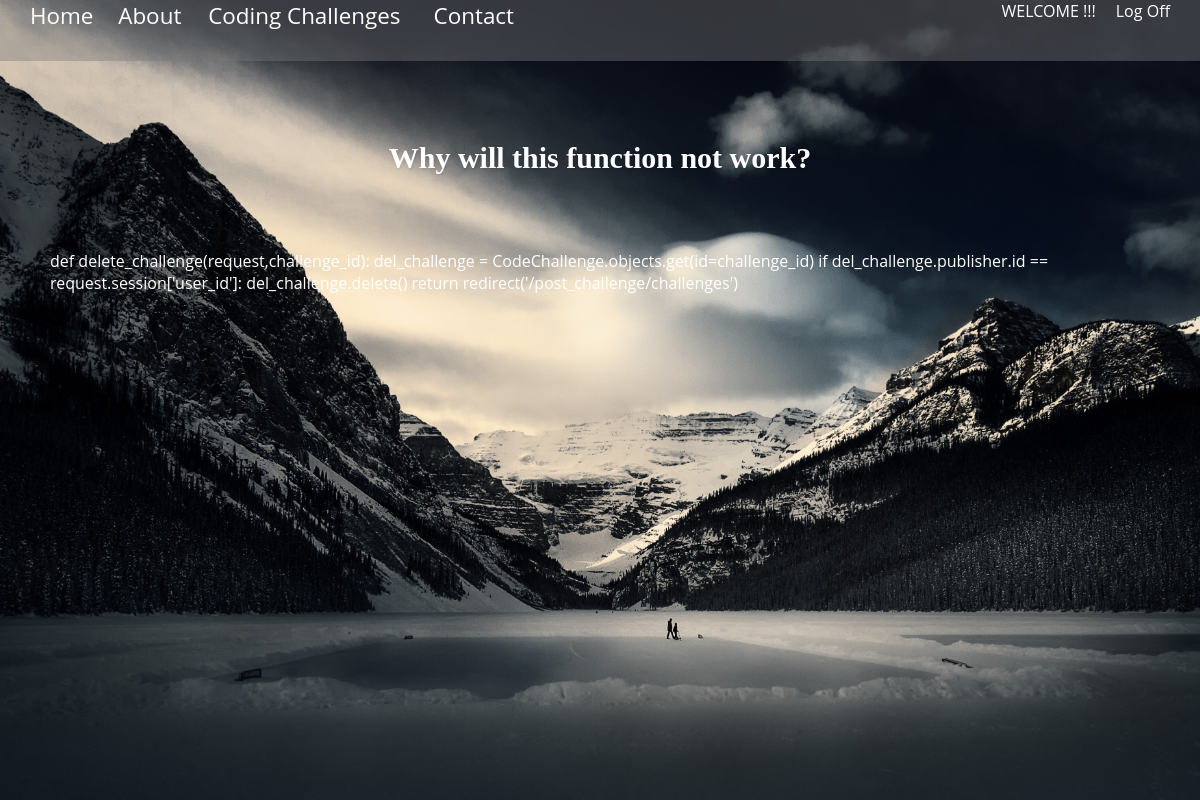
The page /post_challenge/coding_challenges/13 on the database its author committed.
### j_schatz_app/models.py (models this page shows, shortened)
class CodeChallenge(models.Model):
    publisher = models.ForeignKey(User, related_name='codechallenges', on_delete=models.CASCADE)
    title = models.CharField(max_length = 50)
    challenge_question = models.TextField()
    created_at = models.DateTimeField(auto_now_add = True)
    updated_at = models.DateTimeField(auto_now = True)
    objects = CodeChallengeManager()

### j_schatz_app/views.py (the view)
# urls.py: path('post_challenge/coding_challenges/<int:challenge_id>', views.single_coding_challenge),
def single_coding_challenge(request, challenge_id):
    context = {
        "challenge": CodeChallenge.objects.get(id=challenge_id)
    }
    return render(request, "coding_challenge.html", context)

### j_schatz_app/templates/coding_challenge.html (shortened to what this page needs)
<!DOCTYPE html>
<html lang="en">
<head>
    {% load static %}
    <link href="{% static '../static/styles.css' %}" rel="stylesheet" type="text/css" />
</head>
<body>
    <div class="body-container">
      <header>
      <div class="contact-header-container">
    <div class="contact-header">
      <div class="left-header">
        <a class="btn" title="Home" href = "/">Home</a>
        <a class="btn" title="About" href="/about">About </a>
        <a class="btn" title="Coding Challenges" href ="/post_challenge/challenges">Coding Challenges</a>
        <a class="btn" title="Contact" href="/contact">Contact</a>
      </div>
    <div class="right-header">
      <p class="login-user">
        WELCOME {{user.first_name}} {{user.last_name}}!!!
      </p>
      <a id="log-out" href="/user/logout">Log Off</a>
    </div>
    </div>
      </div>
  </header>
    <div class= "challenge-container">
      <h1 class="title">{{challenge.title}}</h1>
    <p class="challenge-question-container">{{challenge.challenge_question}}</p>
    </div>
</div>
</body>
</html>

### j_schatz_app/static/styles.css (style rules this page uses)
* { font-family: "Open Sans", sans-serif; margin: 0; padding:0; }
div.body-container { position:fixed; margin: 0; background: url(/static/images/mountains.jpg); background-repeat: no-repeat; background-position: center center; background-size: cover; width: 100%; height: 100%; }
.contact-header, .sent-email-header { display: flex; justify-content: space-between; background-color: rgba(123,123,123, .4); margin-bottom: 50px; }
.left-header { display: flex; justify-content: space-around; padding-left: 30px; }
.left-header .btn { color: #fff; text-decoration: none; font-size: 1.4rem; margin-bottom: 30px; padding-right: 7px; margin-right: 15px; }
.right-header { display: flex; justify-content: space-around; margin-right: 30px; }
p.login-user { color: #fff; margin-right: 20px; }
a#log-out { text-decoration: none; color: #fff; }
.contact-header-container { margin-bottom: 50px; }
h1.title { color: #fff; text-shadow: 1px 1px 3px rgba(0, 0, 0, 0.12); font: normal 30px 'Bitter', serif; text-align: center; font-weight: bold; margin: 30px auto 15px auto; }
a.btn::before { display: block; content: attr(title); font-weight: bold; height: 0; overflow: hidden; visibility: hidden; }
.challenge-container { display: flex; flex-direction: column; align-items: center; margin-left: 50px; margin-right: 50px; gap: 60px; color: #fff; }
@media (max-width: 1235px) { body { height: 100%; max-height: 100%; margin: 0; background: url("../../images/desert_photo.jpg") no-repeat; background-size: 100% 850px; } }

### rows shown on the page
CodeChallenge: title "Why will this function not work?", challenge_question "def delete_challenge(request,challenge_id): del_challenge = CodeChallenge.objects.get(id=challenge_id) if del_challenge.publisher.id == request.session['user_id']: del_challenge.delete() return redirect('/post_challenge/challenges')"
